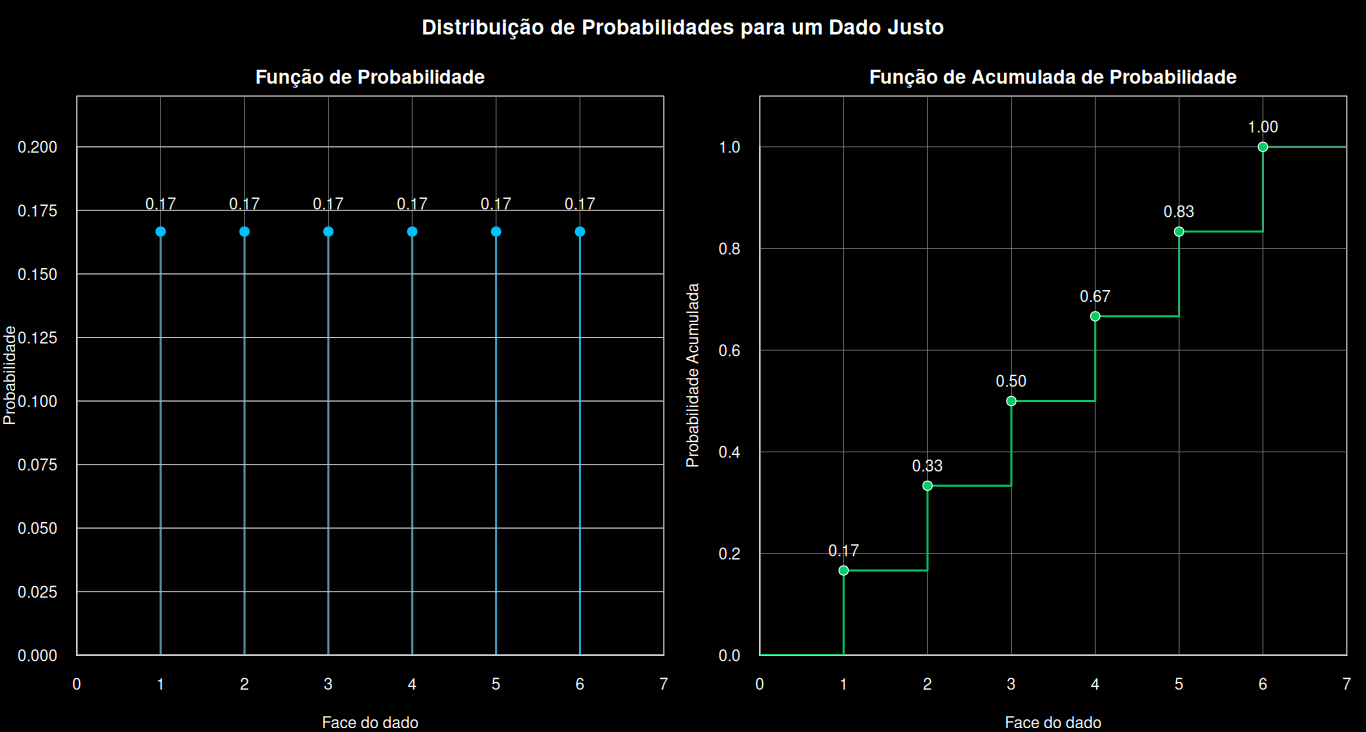

Source code (R):
par(oma = c(0, 0, 3, 0),
    mfrow = c(1,2),
    bg = "black",
    fg = "white",
    col.axis = "white",
    col.lab = "white",
    col.main = "white"
    )

x <- 1:6
p <- rep(1/6, 6)
F <- cumsum(p)

plot(x,
     p,
     main = "Função de Probabilidade",
     xlab = "Face do dado",
     ylab = "Probabilidade",
     lwd = 2,
     type = "h",
     xlim = c(0, 7),
     ylim = c(0, 0.220),
     col  = "deepskyblue",
     xaxs = "i",
     yaxs = "i",
     tck = 0,
     yaxt = "n")

axis(2,
     at = seq(0, 0.20, by = 0.025),
     labels = sprintf("%.3f", seq(0, 0.20, by = 0.025)),
     las = 1,
     tck = 0)

grid(lty = 1,
     lwd = 0.7,
     col = "gray50")

abline(h = seq(0, 0.20, by = 0.025),
       lty = 1,
       col = "gray")

points(x,
       p,
       pch = 19,
       col = "deepskyblue",
       cex = 1.3)

text(x,
     p + 0.011,
     labels = sprintf("%.2f", p),
     col = "white")


plot(0:7,
     c(0, F, 1),
     main = "Função de Acumulada de Probabilidade",
     xlab = "Face do dado",
     ylab = "Probabilidade Acumulada",
     lwd  = 2,
     type = "s",
     col  = "springgreen3",
     xaxs = "i",
     yaxs = "i",
     xlim = c(0, 7),
     ylim = c(0, 1.1),
     tck = 0,
     las = 1)

grid(lty = 1,
     lwd = 0.7,
     col = "gray50")

# Colore apenas o trecho de 0 a 1
segments(0, 0, 1, 0, col = "springgreen3", lwd = 2)

points(x, 
       F,
       pch = 21,
       bg = "springgreen3",
       col = "white",
       cex = 1.3)

text(x,
     F + 0.04,
     labels = sprintf("%.2f", F),
     col = "white")


mtext("Distribuição de Probabilidades para um Dado Justo",
      side = 3,
      outer = TRUE,
      line = 1,
      cex = 1.3,
      font = 2)
